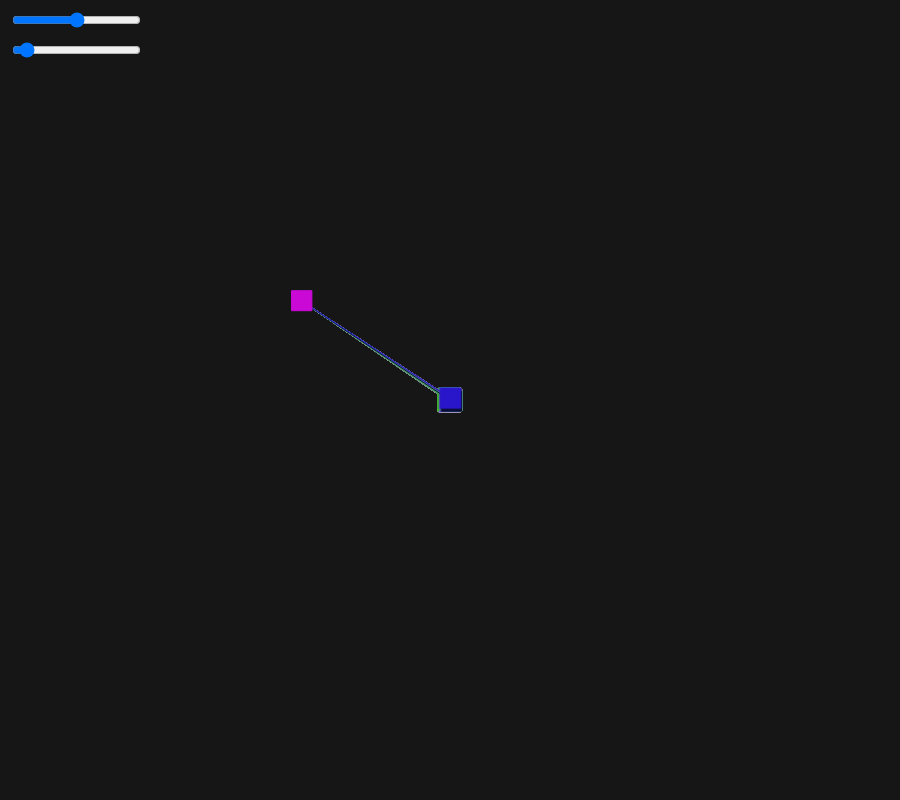
Frame 1 (no input)
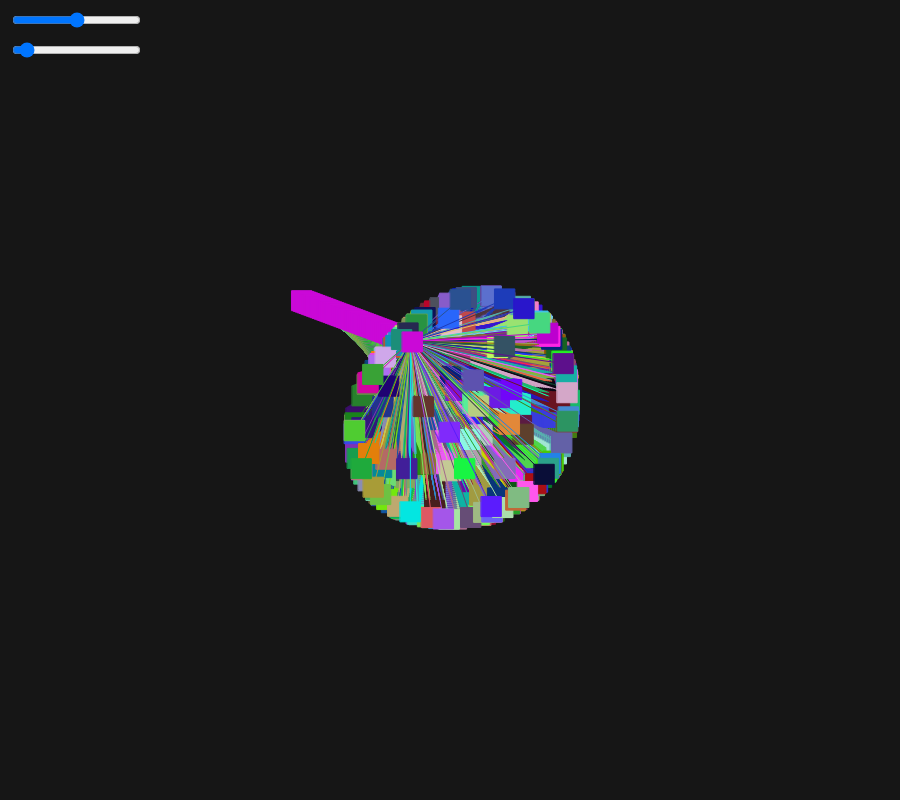
Frame 60 (no input)
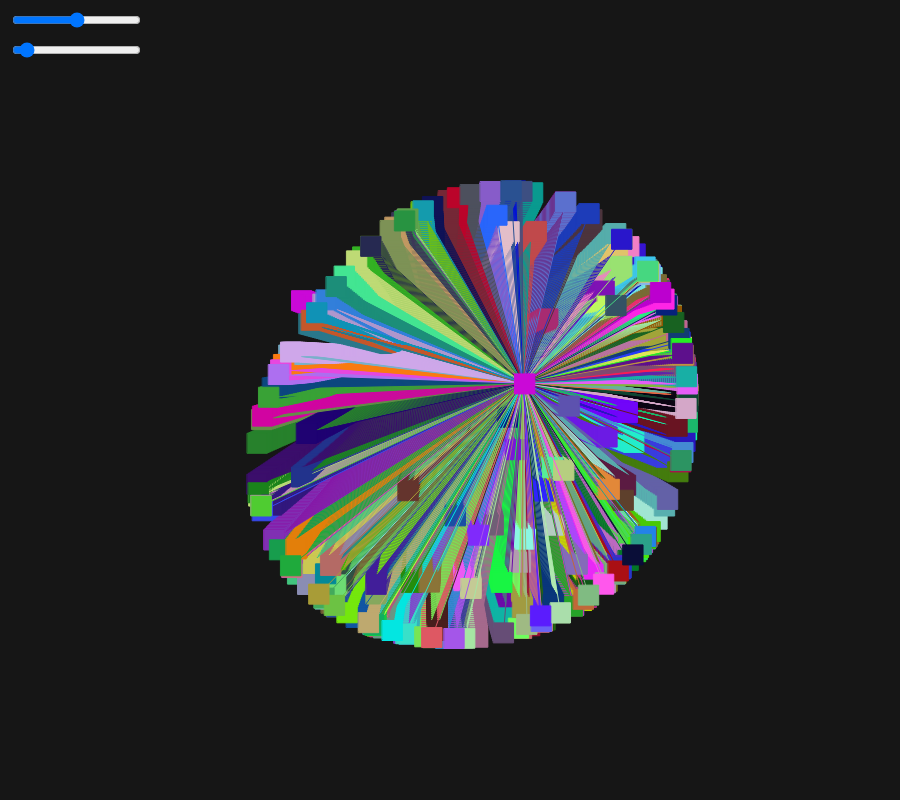
Frame 120 (the mouse pressed at the canvas centre since frame 60)

The p5.js sketch that drew these frames (run headless with seeded random() and noise() and a simulated clock; from frame 60 on, the mouse is pressed at the canvas centre):

// p5.js sketch
// ── sketch.js

var m1;
var movers = [];
var attr, repl;
var gamePaused = false;
var av, armRadius;
var sldr;


function setup() {
  var cnv = createCanvas(900, 800);
  cnv.position = ((windowWidth - width)/2,30);
  background(22);
  loadMovers(250);
  rectMode(CENTER);
  sldrAV = createSlider(0, 100, 50);
  sldrAV.position(10, 10);
  sldrRad = createSlider(0, 800, 50);
  sldrRad.position(10, 40);

  //m1 = new Mover(random(width), random(height), random(10, 30));
  //m2 = new Mover(random(width), random(height), random(10, 30));
  //m3 = new Mover(random(width), random(height), random(10, 30));
  //m4 = new Mover(random(width), random(height), random(10, 30));
  //m5 = new Mover(random(width), random(height), random(10, 30));

}

function draw() {
    
    //var val = sldrAV.value(0, 100, 50);
    //var val = sldrRad.value(0, 800, 50);
    //background(val);


  if(!gamePaused){
    fill(119, 0, 3, 80);
    //rect(width/2,height/2, width, height);
    for(var i = 0; i < movers.length; i++){
      movers[i].update();
    }
    //m1.update();
    attr.update();
    //  repl.update();
  }

}

function loadMovers(n){
  for(var i = 0; i < n; i++){
    movers.push(new Mover(width/2, height/2, 30, i));
  }
  //m1 = new Mover(300, 300, 3, 30,-3);
  attr = new Mover(300, 300, 3, -1);
  //repl = new Mover(-2);
}

function mouseClicked(){
  gamePaused = !gamePaused;
}

// ── Mover.js
function Mover(x,y,r, id) {
  this.loc = createVector(x, y);
  this.vel = createVector(random(-3, 3), random(-3, 3));
  this.acc = createVector(-2, 2);
  this.w = 20;
  this.id = id;
  this.angle = 0;
  this.clrR = random(255);
  this.clrG = random(255);
  this.clrB = random(255);
  this.rad = random(222);
  this.angleVelocity = 0.1;
  this.angle = random(TWO_PI)

  this.rad = r;


  this.update = function(){
    if(this.loc.dist(attr.loc) < 200){
      this.acc = p5.Vector.sub( this.loc, attr.loc);
      this.acc.normalize();
      this.acc.mult(0.025);
      this.vel.add(this.acc);
      this.angleVelocity = av/1000
      this.rad = random(222);
      this.angle += this.angleVelocity;
    }


    this.vel.limit(2);
    this.loc.add(this.vel);
    this.checkEdges();
    this.render();

  }

  this.checkEdges = function(){
    if(this.loc.x < 0 || this.loc.x > width) this.vel.x = -this.vel.x;
    if(this.loc.y < 0 || this.loc.y > height) this.vel.y = -this.vel.y;
    //if(this.loc.x > width ) this.loc.x = 0;
    //if(this.loc.x < 0 ) this.loc.x = width;
    //if(this.loc.y > height ) this.loc.y = 0;
    //if(this.loc.y < 0 ) this.loc.y = height;

  }

  this.render = function(){


    stroke(this.clrR, this.clrG, this.clrB);
    line(this.loc.x, this.loc.y, attr.loc.x, attr.loc.y);

    if(this.loc.dist(attr.loc) < 600){
      fill(this.clrR, this.clrG, this.clrB);
      rect(this.loc.x, this.loc.y, this.w, this.w)
    }


  }

}
